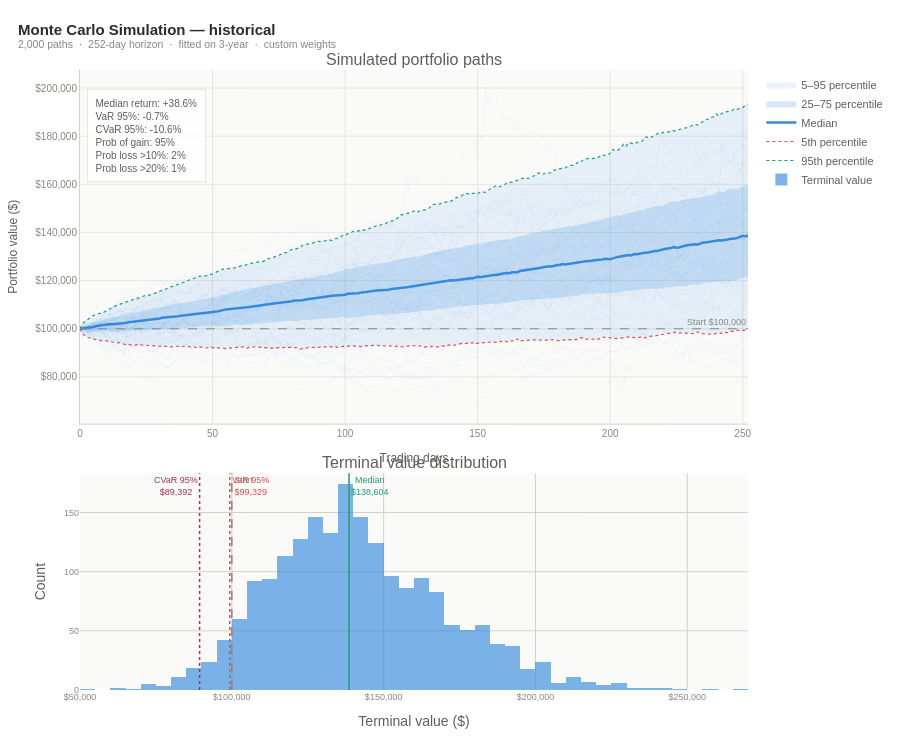

Notebook source saved alongside this figure:
### Code cell
# single run
result = simulate(quant, symbols, weights,
    horizon=252,        # 1 year forward
    n_sims=2000,
    method="historical",
    period="3y")

print(result)
plots.monte_carlo(result).show()

### Figure 1 — Plotly figure (JSON) as saved in the notebook; plotly's stock layout.template omitted (floating-point values rounded to 4 significant figures; data arrays with more than 128 entries replaced by an {"elided": "..."} marker saying what was removed)
{"data": [{"fill": "toself", "fillcolor": "rgba(55,138,221,0.10)", "hoverinfo": "skip", "line": {"width": 0}, "name": "5–95 percentile", "x": {"elided": "506 int values"}, "y": {"elided": "506 float values"}, "type": "scatter", "xaxis": "x", "yaxis": "y"}, {"fill": "toself", "fillcolor": "rgba(55,138,221,0.20)", "hoverinfo": "skip", "line": {"width": 0}, "name": "25–75 percentile", "x": {"elided": "506 int values"}, "y": {"elided": "506 float values"}, "type": "scatter", "xaxis": "x", "yaxis": "y"}, {"hovertemplate": "Day %{x}<br>Median: $%{y:,.0f}<extra></extra>", "line": {"color": "#378ADD", "width": 2.5}, "mode": "lines", "name": "Median", "x": {"elided": "253 int values"}, "y": {"elided": "253 float values"}, "type": "scatter", "xaxis": "x", "yaxis": "y"}, {"hovertemplate": "Day %{x}<br>5th pct: $%{y:,.0f}<extra></extra>", "line": {"color": "#E24B4A", "dash": "dot", "width": 1.2}, "mode": "lines", "name": "5th percentile", "x": {"elided": "253 int values"}, "y": {"elided": "253 float values"}, "type": "scatter", "xaxis": "x", "yaxis": "y"}, {"hovertemplate": "Day %{x}<br>95th pct: $%{y:,.0f}<extra></extra>", "line": {"color": "#1D9E75", "dash": "dot", "width": 1.2}, "mode": "lines", "name": "95th percentile", "x": {"elided": "253 int values"}, "y": {"elided": "253 float values"}, "type": "scatter", "xaxis": "x", "yaxis": "y"}, {"hoverinfo": "skip", "line": {"color": "rgba(55,138,221,0.08)", "width": 0.6}, "mode": "lines", "showlegend": false, "x": {"elided": "253 int values"}, "y": {"elided": "253 float values"}, "type": "scatter", "xaxis": "x", "yaxis": "y"}, {"hoverinfo": "skip", "line": {"color": "rgba(55,138,221,0.08)", "width": 0.6}, "mode": "lines", "showlegend": false, "x": {"elided": "253 int values"}, "y": {"elided": "253 float values"}, "type": "scatter", "xaxis": "x", "yaxis": "y"}, {"hoverinfo": "skip", "line": {"color": "rgba(55,138,221,0.08)", "width": 0.6}, "mode": "lines", "showlegend": false, "x": {"elided": "253 int values"}, "y": {"elided": "253 float values"}, "type": "scatter", "xaxis": "x", "yaxis": "y"}, {"hoverinfo": "skip", "line": {"color": "rgba(55,138,221,0.08)", "width": 0.6}, "mode": "lines", "showlegend": false, "x": {"elided": "253 int values"}, "y": {"elided": "253 float values"}, "type": "scatter", "xaxis": "x", "yaxis": "y"}, {"hoverinfo": "skip", "line": {"color": "rgba(55,138,221,0.08)", "width": 0.6}, "mode": "lines", "showlegend": false, "x": {"elided": "253 int values"}, "y": {"elided": "253 float values"}, "type": "scatter", "xaxis": "x", "yaxis": "y"}, {"hoverinfo": "skip", "line": {"color": "rgba(55,138,221,0.08)", "width": 0.6}, "mode": "lines", "showlegend": false, "x": {"elided": "253 int values"}, "y": {"elided": "253 float values"}, "type": "scatter", "xaxis": "x", "yaxis": "y"}, {"hoverinfo": "skip", "line": {"color": "rgba(55,138,221,0.08)", "width": 0.6}, "mode": "lines", "showlegend": false, "x": {"elided": "253 int values"}, "y": {"elided": "253 float values"}, "type": "scatter", "xaxis": "x", "yaxis": "y"}, {"hoverinfo": "skip", "line": {"color": "rgba(55,138,221,0.08)", "width": 0.6}, "mode": "lines", "showlegend": false, "x": {"elided": "253 int values"}, "y": {"elided": "253 float values"}, "type": "scatter", "xaxis": "x", "yaxis": "y"}, {"hoverinfo": "skip", "line": {"color": "rgba(55,138,221,0.08)", "width": 0.6}, "mode": "lines", "showlegend": false, "x": {"elided": "253 int values"}, "y": {"elided": "253 float values"}, "type": "scatter", "xaxis": "x", "yaxis": "y"}, {"hoverinfo": "skip", "line": {"color": "rgba(55,138,221,0.08)", "width": 0.6}, "mode": "lines", "showlegend": false, "x": {"elided": "253 int values"}, "y": {"elided": "253 float values"}, "type": "scatter", "xaxis": "x", "yaxis": "y"}, {"hoverinfo": "skip", "line": {"color": "rgba(55,138,221,0.08)", "width": 0.6}, "mode": "lines", "showlegend": false, "x": {"elided": "253 int values"}, "y": {"elided": "253 float values"}, "type": "scatter", "xaxis": "x", "yaxis": "y"}, {"hoverinfo": "skip", "line": {"color": "rgba(55,138,221,0.08)", "width": 0.6}, "mode": "lines", "showlegend": false, "x": {"elided": "253 int values"}, "y": {"elided": "253 float values"}, "type": "scatter", "xaxis": "x", "yaxis": "y"}, {"hoverinfo": "skip", "line": {"color": "rgba(55,138,221,0.08)", "width": 0.6}, "mode": "lines", "showlegend": false, "x": {"elided": "253 int values"}, "y": {"elided": "253 float values"}, "type": "scatter", "xaxis": "x", "yaxis": "y"}, {"hoverinfo": "skip", "line": {"color": "rgba(55,138,221,0.08)", "width": 0.6}, "mode": "lines", "showlegend": false, "x": {"elided": "253 int values"}, "y": {"elided": "253 float values"}, "type": "scatter", "xaxis": "x", "yaxis": "y"}, {"hoverinfo": "skip", "line": {"color": "rgba(55,138,221,0.08)", "width": 0.6}, "mode": "lines", "showlegend": false, "x": {"elided": "253 int values"}, "y": {"elided": "253 float values"}, "type": "scatter", "xaxis": "x", "yaxis": "y"}, {"hoverinfo": "skip", "line": {"color": "rgba(55,138,221,0.08)", "width": 0.6}, "mode": "lines", "showlegend": false, "x": {"elided": "253 int values"}, "y": {"elided": "253 float values"}, "type": "scatter", "xaxis": "x", "yaxis": "y"}, {"hoverinfo": "skip", "line": {"color": "rgba(55,138,221,0.08)", "width": 0.6}, "mode": "lines", "showlegend": false, "x": {"elided": "253 int values"}, "y": {"elided": "253 float values"}, "type": "scatter", "xaxis": "x", "yaxis": "y"}, {"hoverinfo": "skip", "line": {"color": "rgba(55,138,221,0.08)", "width": 0.6}, "mode": "lines", "showlegend": false, "x": {"elided": "253 int values"}, "y": {"elided": "253 float values"}, "type": "scatter", "xaxis": "x", "yaxis": "y"}, {"hoverinfo": "skip", "line": {"color": "rgba(55,138,221,0.08)", "width": 0.6}, "mode": "lines", "showlegend": false, "x": {"elided": "253 int values"}, "y": {"elided": "253 float values"}, "type": "scatter", "xaxis": "x", "yaxis": "y"}, {"hoverinfo": "skip", "line": {"color": "rgba(55,138,221,0.08)", "width": 0.6}, "mode": "lines", "showlegend": false, "x": {"elided": "253 int values"}, "y": {"elided": "253 float values"}, "type": "scatter", "xaxis": "x", "yaxis": "y"}, {"hoverinfo": "skip", "line": {"color": "rgba(55,138,221,0.08)", "width": 0.6}, "mode": "lines", "showlegend": false, "x": {"elided": "253 int values"}, "y": {"elided": "253 float values"}, "type": "scatter", "xaxis": "x", "yaxis": "y"}, {"hoverinfo": "skip", "line": {"color": "rgba(55,138,221,0.08)", "width": 0.6}, "mode": "lines", "showlegend": false, "x": {"elided": "253 int values"}, "y": {"elided": "253 float values"}, "type": "scatter", "xaxis": "x", "yaxis": "y"}, {"hoverinfo": "skip", "line": {"color": "rgba(55,138,221,0.08)", "width": 0.6}, "mode": "lines", "showlegend": false, "x": {"elided": "253 int values"}, "y": {"elided": "253 float values"}, "type": "scatter", "xaxis": "x", "yaxis": "y"}, {"hoverinfo": "skip", "line": {"color": "rgba(55,138,221,0.08)", "width": 0.6}, "mode": "lines", "showlegend": false, "x": {"elided": "253 int values"}, "y": {"elided": "253 float values"}, "type": "scatter", "xaxis": "x", "yaxis": "y"}, {"hoverinfo": "skip", "line": {"color": "rgba(55,138,221,0.08)", "width": 0.6}, "mode": "lines", "showlegend": false, "x": {"elided": "253 int values"}, "y": {"elided": "253 float values"}, "type": "scatter", "xaxis": "x", "yaxis": "y"}, {"hoverinfo": "skip", "line": {"color": "rgba(55,138,221,0.08)", "width": 0.6}, "mode": "lines", "showlegend": false, "x": {"elided": "253 int values"}, "y": {"elided": "253 float values"}, "type": "scatter", "xaxis": "x", "yaxis": "y"}, {"hoverinfo": "skip", "line": {"color": "rgba(55,138,221,0.08)", "width": 0.6}, "mode": "lines", "showlegend": false, "x": {"elided": "253 int values"}, "y": {"elided": "253 float values"}, "type": "scatter", "xaxis": "x", "yaxis": "y"}, {"hoverinfo": "skip", "line": {"color": "rgba(55,138,221,0.08)", "width": 0.6}, "mode": "lines", "showlegend": false, "x": {"elided": "253 int values"}, "y": {"elided": "253 float values"}, "type": "scatter", "xaxis": "x", "yaxis": "y"}, {"hoverinfo": "skip", "line": {"color": "rgba(55,138,221,0.08)", "width": 0.6}, "mode": "lines", "showlegend": false, "x": {"elided": "253 int values"}, "y": {"elided": "253 float values"}, "type": "scatter", "xaxis": "x", "yaxis": "y"}, {"hoverinfo": "skip", "line": {"color": "rgba(55,138,221,0.08)", "width": 0.6}, "mode": "lines", "showlegend": false, "x": {"elided": "253 int values"}, "y": {"elided": "253 float values"}, "type": "scatter", "xaxis": "x", "yaxis": "y"}, {"hoverinfo": "skip", "line": {"color": "rgba(55,138,221,0.08)", "width": 0.6}, "mode": "lines", "showlegend": false, "x": {"elided": "253 int values"}, "y": {"elided": "253 float values"}, "type": "scatter", "xaxis": "x", "yaxis": "y"}, {"hoverinfo": "skip", "line": {"color": "rgba(55,138,221,0.08)", "width": 0.6}, "mode": "lines", "showlegend": false, "x": {"elided": "253 int values"}, "y": {"elided": "253 float values"}, "type": "scatter", "xaxis": "x", "yaxis": "y"}, {"hoverinfo": "skip", "line": {"color": "rgba(55,138,221,0.08)", "width": 0.6}, "mode": "lines", "showlegend": false, "x": {"elided": "253 int values"}, "y": {"elided": "253 float values"}, "type": "scatter", "xaxis": "x", "yaxis": "y"}, {"hoverinfo": "skip", "line": {"color": "rgba(55,138,221,0.08)", "width": 0.6}, "mode": "lines", "showlegend": false, "x": {"elided": "253 int values"}, "y": {"elided": "253 float values"}, "type": "scatter", "xaxis": "x", "yaxis": "y"}, {"hoverinfo": "skip", "line": {"color": "rgba(55,138,221,0.08)", "width": 0.6}, "mode": "lines", "showlegend": false, "x": {"elided": "253 int values"}, "y": {"elided": "253 float values"}, "type": "scatter", "xaxis": "x", "yaxis": "y"}, {"hoverinfo": "skip", "line": {"color": "rgba(55,138,221,0.08)", "width": 0.6}, "mode": "lines", "showlegend": false, "x": {"elided": "253 int values"}, "y": {"elided": "253 float values"}, "type": "scatter", "xaxis": "x", "yaxis": "y"}, {"hoverinfo": "skip", "line": {"color": "rgba(55,138,221,0.08)", "width": 0.6}, "mode": "lines", "showlegend": false, "x": {"elided": "253 int values"}, "y": {"elided": "253 float values"}, "type": "scatter", "xaxis": "x", "yaxis": "y"}, {"hoverinfo": "skip", "line": {"color": "rgba(55,138,221,0.08)", "width": 0.6}, "mode": "lines", "showlegend": false, "x": {"elided": "253 int values"}, "y": {"elided": "253 float values"}, "type": "scatter", "xaxis": "x", "yaxis": "y"}, {"hoverinfo": "skip", "line": {"color": "rgba(55,138,221,0.08)", "width": 0.6}, "mode": "lines", "showlegend": false, "x": {"elided": "253 int values"}, "y": {"elided": "253 float values"}, "type": "scatter", "xaxis": "x", "yaxis": "y"}, {"hoverinfo": "skip", "line": {"color": "rgba(55,138,221,0.08)", "width": 0.6}, "mode": "lines", "showlegend": false, "x": {"elided": "253 int values"}, "y": {"elided": "253 float values"}, "type": "scatter", "xaxis": "x", "yaxis": "y"}, {"hoverinfo": "skip", "line": {"color": "rgba(55,138,221,0.08)", "width": 0.6}, "mode": "lines", "showlegend": false, "x": {"elided": "253 int values"}, "y": {"elided": "253 float values"}, "type": "scatter", "xaxis": "x", "yaxis": "y"}, {"hoverinfo": "skip", "line": {"color": "rgba(55,138,221,0.08)", "width": 0.6}, "mode": "lines", "showlegend": false, "x": {"elided": "253 int values"}, "y": {"elided": "253 float values"}, "type": "scatter", "xaxis": "x", "yaxis": "y"}, {"hoverinfo": "skip", "line": {"color": "rgba(55,138,221,0.08)", "width": 0.6}, "mode": "lines", "showlegend": false, "x": {"elided": "253 int values"}, "y": {"elided": "253 float values"}, "type": "scatter", "xaxis": "x", "yaxis": "y"}, {"hoverinfo": "skip", "line": {"color": "rgba(55,138,221,0.08)", "width": 0.6}, "mode": "lines", "showlegend": false, "x": {"elided": "253 int values"}, "y": {"elided": "253 float values"}, "type": "scatter", "xaxis": "x", "yaxis": "y"}, {"hoverinfo": "skip", "line": {"color": "rgba(55,138,221,0.08)", "width": 0.6}, "mode": "lines", "showlegend": false, "x": {"elided": "253 int values"}, "y": {"elided": "253 float values"}, "type": "scatter", "xaxis": "x", "yaxis": "y"}, {"hoverinfo": "skip", "line": {"color": "rgba(55,138,221,0.08)", "width": 0.6}, "mode": "lines", "showlegend": false, "x": {"elided": "253 int values"}, "y": {"elided": "253 float values"}, "type": "scatter", "xaxis": "x", "yaxis": "y"}, {"hoverinfo": "skip", "line": {"color": "rgba(55,138,221,0.08)", "width": 0.6}, "mode": "lines", "showlegend": false, "x": {"elided": "253 int values"}, "y": {"elided": "253 float values"}, "type": "scatter", "xaxis": "x", "yaxis": "y"}, {"hoverinfo": "skip", "line": {"color": "rgba(55,138,221,0.08)", "width": 0.6}, "mode": "lines", "showlegend": false, "x": {"elided": "253 int values"}, "y": {"elided": "253 float values"}, "type": "scatter", "xaxis": "x", "yaxis": "y"}, {"hoverinfo": "skip", "line": {"color": "rgba(55,138,221,0.08)", "width": 0.6}, "mode": "lines", "showlegend": false, "x": {"elided": "253 int values"}, "y": {"elided": "253 float values"}, "type": "scatter", "xaxis": "x", "yaxis": "y"}, {"hoverinfo": "skip", "line": {"color": "rgba(55,138,221,0.08)", "width": 0.6}, "mode": "lines", "showlegend": false, "x": {"elided": "253 int values"}, "y": {"elided": "253 float values"}, "type": "scatter", "xaxis": "x", "yaxis": "y"}, {"hovertemplate": "$%{x:,.0f}<br>Count: %{y}<extra></extra>", "marker": {"color": "#378ADD"}, "name": "Terminal value", "nbinsx": 60, "opacity": 0.65, "x": {"elided": "2000 float values"}, "type": "histogram", "xaxis": "x2", "yaxis": "y2"}], "layout": {"xaxis": {"anchor": "y", "domain": [0.0, 1.0], "title": {"text": "Trading days", "font": {"size": 12, "color": "#5F5E5A"}}, "tickfont": {"size": 10, "color": "#888780"}, "gridcolor": "#D3D1C7", "gridwidth": 0.5, "linecolor": "#D3D1C7", "zerolinecolor": "#B4B2A9"}, "yaxis": {"anchor": "x", "domain": [0.4296, 1.0], "title": {"text": "Portfolio value ($)", "font": {"size": 12, "color": "#5F5E5A"}}, "tickfont": {"size": 10, "color": "#888780"}, "tickformat": "$,.0f", "gridcolor": "#D3D1C7", "gridwidth": 0.5, "linecolor": "#D3D1C7", "zerolinecolor": "#B4B2A9"}, "xaxis2": {"anchor": "y2", "domain": [0.0, 1.0], "title": {"text": "Terminal value ($)"}, "tickfont": {"size": 9, "color": "#888780"}, "tickformat": "$,.0f", "gridcolor": "#D3D1C7"}, "yaxis2": {"anchor": "x2", "domain": [0.0, 0.3496], "title": {"text": "Count"}, "tickfont": {"size": 9, "color": "#888780"}, "gridcolor": "#D3D1C7"}, "annotations": [{"font": {"size": 16}, "showarrow": false, "text": "Simulated portfolio paths", "x": 0.5, "xanchor": "center", "xref": "paper", "y": 1.0, "yanchor": "bottom", "yref": "paper"}, {"font": {"size": 16}, "showarrow": false, "text": "Terminal value distribution", "x": 0.5, "xanchor": "center", "xref": "paper", "y": 0.3496, "yanchor": "bottom", "yref": "paper"}, {"font": {"color": "#888780", "size": 9}, "showarrow": false, "text": "Start $100,000", "x": 1, "xanchor": "right", "xref": "x domain", "y": 100000.0, "yanchor": "bottom", "yref": "y"}, {"font": {"color": "#888780", "size": 9}, "showarrow": false, "text": "Start", "x": 100000.0, "xanchor": "left", "xref": "x2", "y": 1, "yanchor": "top", "yref": "y2 domain"}, {"font": {"color": "#E24B4A", "size": 9}, "showarrow": false, "text": "VaR 95%<br>$99,329", "x": 99330.0, "xanchor": "left", "xref": "x2", "y": 1, "yanchor": "top", "yref": "y2 domain"}, {"font": {"color": "#993556", "size": 9}, "showarrow": false, "text": "CVaR 95%<br>$89,392", "x": 89390.0, "xanchor": "right", "xref": "x2", "y": 1, "yanchor": "top", "yref": "y2 domain"}, {"font": {"color": "#1D9E75", "size": 9}, "showarrow": false, "text": "Median<br>$138,604", "x": 138600.0, "xanchor": "left", "xref": "x2", "y": 1, "yanchor": "top", "yref": "y2 domain"}, {"align": "left", "bgcolor": "rgba(255,255,255,0.8)", "bordercolor": "#D3D1C7", "borderpad": 8, "borderwidth": 0.5, "font": {"color": "#5F5E5A", "size": 10}, "showarrow": false, "text": "Median return: +38.6%<br>VaR 95%: -0.7%<br>CVaR 95%: -10.6%<br>Prob of gain: 95%<br>Prob loss >10%: 2%<br>Prob loss >20%: 1%", "x": 0.01, "xref": "paper", "y": 0.97, "yref": "paper"}], "shapes": [{"line": {"color": "#888780", "dash": "dash", "width": 1}, "type": "line", "x0": 0, "x1": 1, "xref": "x domain", "y0": 100000.0, "y1": 100000.0, "yref": "y"}, {"line": {"color": "#888780", "dash": "dash", "width": 1.5}, "type": "line", "x0": 100000.0, "x1": 100000.0, "xref": "x2", "y0": 0, "y1": 1, "yref": "y2 domain"}, {"line": {"color": "#E24B4A", "dash": "dot", "width": 1.5}, "type": "line", "x0": 99330.0, "x1": 99330.0, "xref": "x2", "y0": 0, "y1": 1, "yref": "y2 domain"}, {"line": {"color": "#993556", "dash": "dot", "width": 1.5}, "type": "line", "x0": 89390.0, "x1": 89390.0, "xref": "x2", "y0": 0, "y1": 1, "yref": "y2 domain"}, {"line": {"color": "#1D9E75", "width": 1.5}, "type": "line", "x0": 138600.0, "x1": 138600.0, "xref": "x2", "y0": 0, "y1": 1, "yref": "y2 domain"}], "font": {"family": "sans-serif", "color": "#5F5E5A", "size": 12}, "hoverlabel": {"font": {"size": 12}, "bgcolor": "white"}, "margin": {"l": 60, "r": 40, "t": 70, "b": 60}, "legend": {"font": {"size": 11}, "bgcolor": "rgba(0,0,0,0)", "borderwidth": 0}, "title": {"font": {"size": 15, "color": "#2C2C2A"}, "text": "<b>Monte Carlo Simulation — historical</b><br><sup style='color:#888780'>2,000 paths  ·  252-day horizon  ·  fitted on 3-year  ·  custom weights</sup>", "x": 0.02}, "paper_bgcolor": "rgba(0,0,0,0)", "plot_bgcolor": "#FAFAF9", "height": 750, "hovermode": "x"}}
